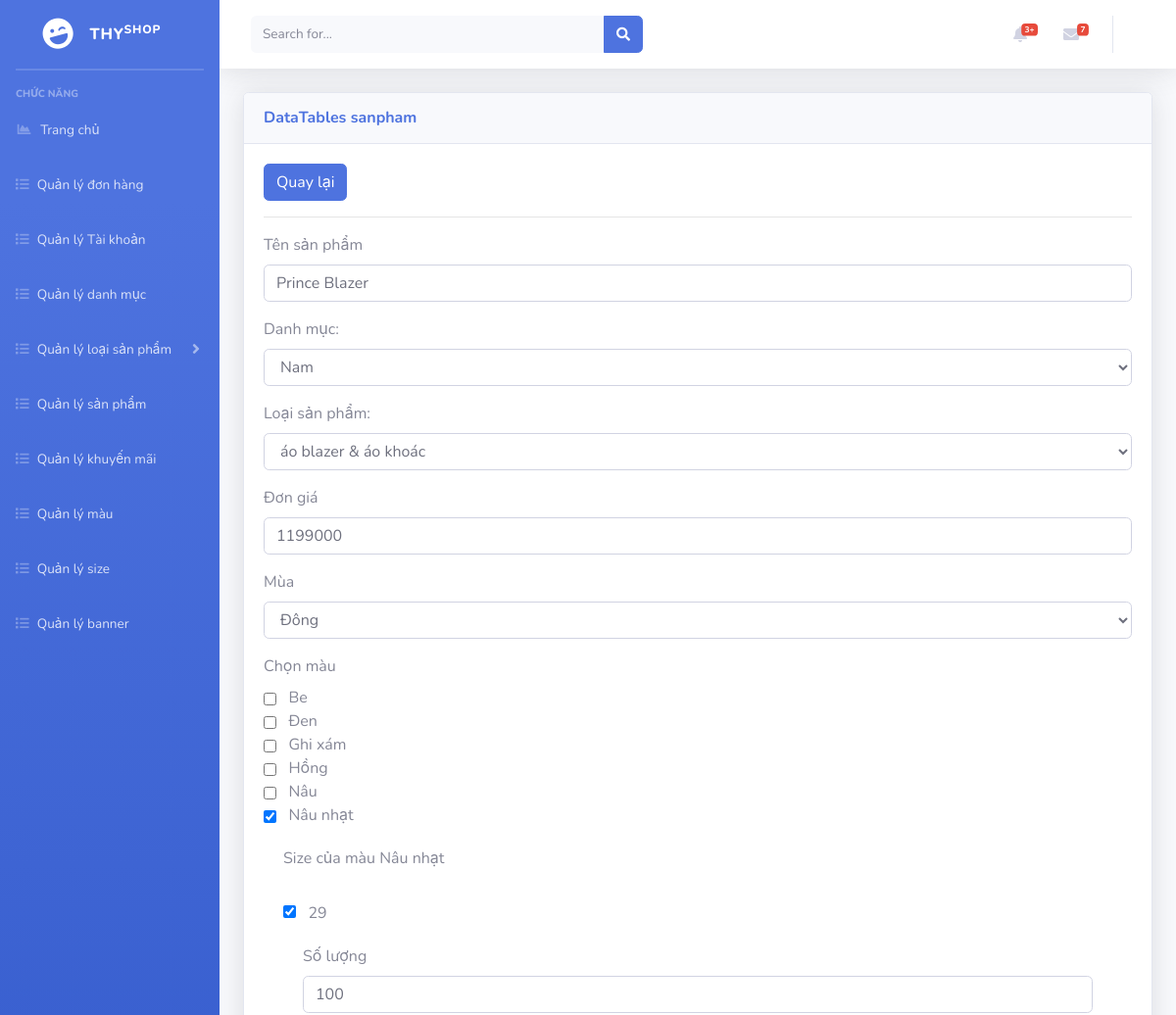
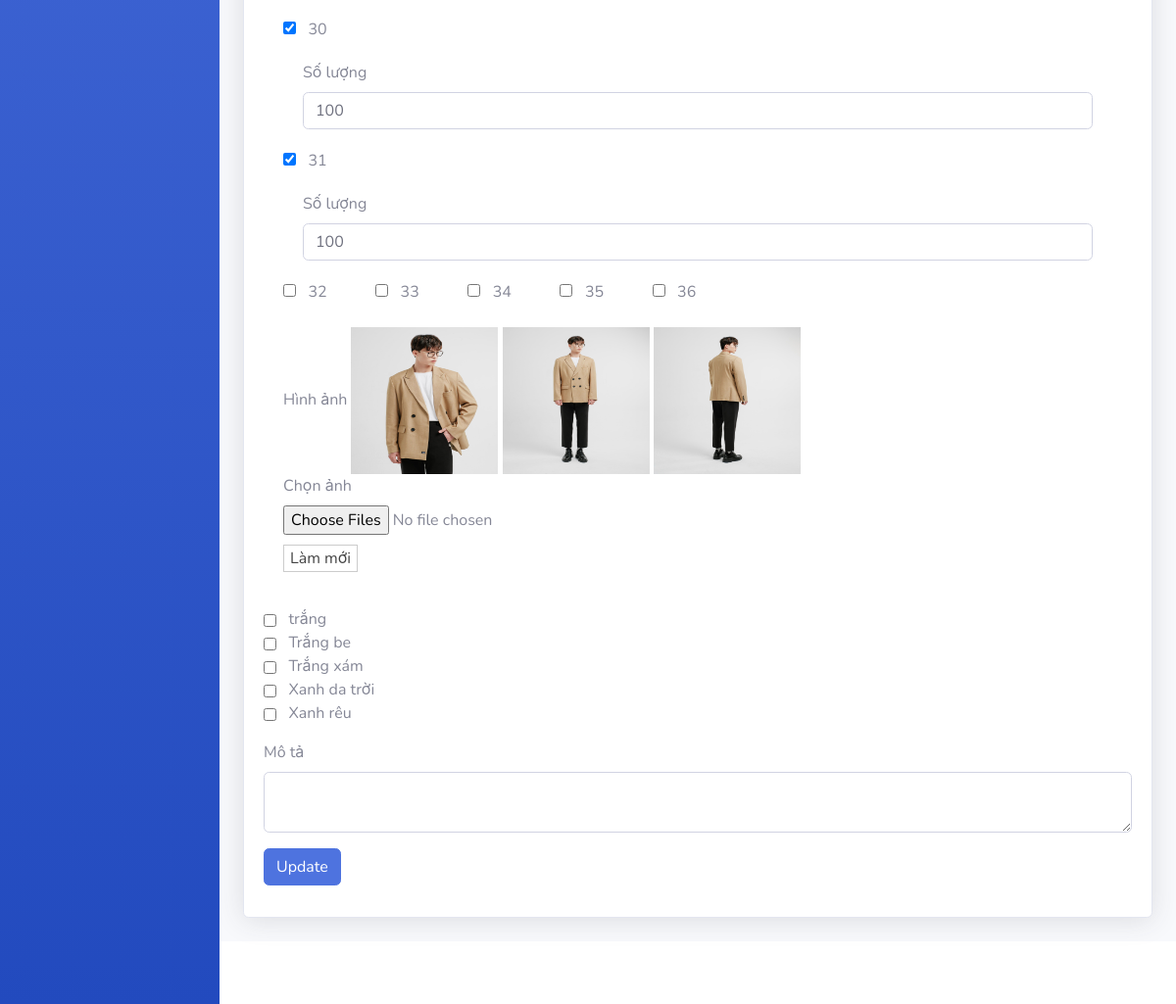
The page /admin/index.php?mod=sanpham&act=edit&id=42 (signed in) on the database its author committed (2 pictures, top to bottom).
### tables this page shows
CREATE TABLE `sanpham` (
  `idSP` int(11) NOT NULL,
  `tenSP` varchar(100) NOT NULL,
  `donGia` decimal(10,0) NOT NULL,
  `mua` char(1) NOT NULL,
  `moTa` text NOT NULL,
  `trangThai` char(1) NOT NULL,
  `idLSP` int(11) NOT NULL
);

CREATE TABLE `danhmuc` (
  `idDM` int(11) NOT NULL,
  `tenDM` varchar(200) NOT NULL,
  `trangThai` varchar(200) NOT NULL
);

CREATE TABLE `loaisanpham` (
  `idLSP` int(11) NOT NULL,
  `tenLSP` varchar(200) NOT NULL,
  `trangThai` char(1) NOT NULL,
  `idDM` int(11) NOT NULL
);

CREATE TABLE `hinhanh` (
  `idAnh` int(11) NOT NULL,
  `linkAnh` varchar(255) NOT NULL,
  `idSP` int(11) NOT NULL,
  `mau` varchar(100) NOT NULL
);

### admin/models/connection.php (called while the page is built, shortened)
<?php
    class Connection{
        function __construct()
        {
            $server_name ="localhost";
            $username ="root";
            $password ="";
            $db_name ="shopthy";
            $this->conn = new mysqli($server_name,$username,$password,$db_name);
        }
    }
?>

### admin/models/model.php (called while the page is built, shortened)
<?php
 require_once('./models/connection.php');
class Model
{
    function __construct()
    {
        $conn_obj = new Connection();
        $this->conn = $conn_obj->conn;
    }
}
?>

### admin/controller/sanPhamController.php (called while the page is built, shortened)
<?php
require_once('./models/sanPhamModel.php');
class sanPhamController
{
    var $sp_model;
    public function __construct()
    {
        $this->sp_model = new sanPhamModel();
    }
    public function getSanPhamById($id)
    {
        $result = $this->sp_model->getSanPhamById($id);
        return $result;
    }
    public function kiemTraMauDaChon($idSP, $mau)
    {
        return $this->sp_model->kiemTraMauDaChon($idSP, $mau);
    }
    public function kiemTraSizeDaChon($idSP, $mau, $size)
    {
        return $this->sp_model->kiemTraSizeDaChon($idSP, $mau, $size);
    }
    public function getAnhByIdSPMau($idSP, $mau)
    {
        return $this->sp_model->getAnhByIdSPMau($idSP, $mau);
    }
    public function kiemTraSoLuong($idSP, $mau, $size)
    {
        return $this->sp_model->kiemTraSoLuong($idSP, $mau, $size);
    }
}

### admin/models/sanPhamModel.php (called while the page is built, shortened)
<?php
require_once('./models/model.php');
class sanPhamModel extends Model
{
    public function getSanPhamById($id)
    {
        $sql = "select * from sanpham where idSP = '$id'";
        $rs = $this->conn->query($sql)->fetch_assoc();
        return $rs;
    }
    public function kiemTraMauDaChon($idSP, $mau)
    {
        $sql = "select mau from size_mau where idSP = '$idSP' and trangThai = 1";
        $rs = $this->conn->query($sql);
        $data = array();
        if ($rs->num_rows > 0) {
            while ($row = $rs->fetch_assoc()) {
                $data[] = $row;
            }
        }
        foreach ($data as $m) {
            if ($m['mau'] == $mau) {
                return true;
            }
        }
        return false;
    }
    public function kiemTraSizeDaChon($idSP, $mau, $size)
    {
        $sql = "select size from size_mau where idSP = '$idSP' and mau = '$mau' and trangThai = 1";
        $rs = $this->conn->query($sql);
        $data = array();
        if ($rs->num_rows > 0) {
            while ($row = $rs->fetch_assoc()) {
                $data[] = $row;
            }
        }
        foreach ($data as $s) {
            if ($s['size'] == $size) {
                return true;
            }
        }
        return false;
    }
    public function getAnhByIdSPMau($idSP, $mau)
    {
        $sql = "select * from hinhanh where idSP = '$idSP' and mau = '$mau'";
        $rs = $this->conn->query($sql);
        $data = array();
        if ($rs->num_rows > 0) {
            while ($row = $rs->fetch_assoc()) {
                $data[] = $row;
            }
        }
        return $data;
    }
    public function kiemTraSoLuong($idSP, $mau, $size)
    {
        $sql = "select soLuong from size_mau where idSP = '$idSP' and mau = '$mau' and size = '$size' and trangThai = 1";
        $rs = $this->conn->query($sql)->fetch_assoc();
        if ($rs) {
            return $rs['soLuong'];
        }
        return 0;
    }
}

### admin/controller/danhMucController.php (called while the page is built, shortened)
<?php
require_once('./models/danhmucModel.php');
class danhMucController
{
    var $dm_model;
    public function __construct()
    {
        $this->dm_model = new DanhMucModel();
    }
    public function getAllDanhMuc()
    {
        $data = $this->dm_model->getAllDanhMuc();
        return $data;
    }
}

### admin/models/danhmucModel.php (called while the page is built, shortened)
<?php
require_once('./models/model.php');
class DanhMucModel extends Model
{
    function getAllDanhMuc()
    {
        $sql = "select * from danhmuc";
        $rs = $this->conn->query($sql);
        $data = array();
        while ($row = $rs->fetch_assoc()) {
            $data[] = $row;
        }
        return $data;
    }
}

### admin/controller/loaiSanPhamController.php (called while the page is built, shortened)
<?php
    require_once('./models/loaiSanPhamModel.php');
    class loaiSanPhamController{
        var $lsp_model;
        public function __construct()
        {
            $this->lsp_model = new loaiSanPhamModel();
        }
        public function getIdDanhmuc($id)
        {
            return $this->lsp_model->getIdDanhMuc($id);
        }
        public function getAllloaiSanPham()
        {
            return $this->lsp_model->getAllLoaiSanPham();
        }
    }

### admin/models/loaiSanPhamModel.php (called while the page is built, shortened)
<?php
require_once("./models/model.php");
class loaiSanPhamModel extends Model
{
    public function getIdDanhMuc($id)
    {
        $query = "select idDM from loaisanpham where idLSP ='$id' ";
        $rs = $this->conn->query($query)->fetch_assoc();
        return $rs['idDM'];
    }
    public function getAllLoaiSanPham()
    {
        $query = "select * from loaisanpham ";
        $rs = $this->conn->query($query);
        $data = array();
        while ($row = $rs->fetch_array()) {
            $data[] = $row;
        }
        return $data;
    }
}

### admin/views/danhmucView.php (called while the page is built, shortened)
<?php
    require_once('./controller/danhMucController.php');
    $controller_dm = new danhMucController();
    $data = $controller_dm->getAllDanhMuc();
?>

### admin/models/mauModel.php (called while the page is built, shortened)
<?php
require_once('./models/model.php');
class mauModel extends Model
{
    function getAllMau()
    {
        $sql = "select * from mau";
        $rs = $this->conn->query($sql);
        $data = array();
        while ($row = $rs->fetch_assoc()) {
            $data[] = $row;
        }
        return $data;
    }
}

### admin/controller/mauController.php (called while the page is built, shortened)
<?php
require_once('./models/mauModel.php');
class mauController
{
    var $m_model;
    public function __construct()
    {
        $this->m_model = new mauModel();
    }
    public function getAllMau()
    {
        return $this->m_model->getAllMau();
    }
}

### admin/controller/sizeController.php (called while the page is built, shortened)
<?php
require_once('./models/sizeModel.php');
class sizeController
{
    var $s_model;
    public function __construct()
    {
        $this->s_model = new sizeModel();
    }
    public function getAllSize()
    {
        return $this->s_model->getAllSize();
    }
}

### admin/models/sizeModel.php (called while the page is built, shortened)
<?php
require_once('./models/model.php');
class sizeModel extends Model
{
    function getAllSize()
    {
        $sql = "select * from size";
        $rs = $this->conn->query($sql);
        $data = array();
        while ($row = $rs->fetch_assoc()) {
            $data[] = $row;
        }
        return $data;
    }
}

### admin/views/sanpham/sanPhamEditView.php (the view, shortened to what this page needs)
<?php
require_once('controller/loaiSanPhamController.php');
require_once('controller/danhMucController.php');
require_once('controller/sanPhamController.php');
require_once('controller/mauController.php');
require_once('controller/sizeController.php');
$lsp_controller = new loaiSanPhamController();
$dm_controller = new danhMucController();
$sp_controller = new sanPhamController();
$m_controller = new mauController();
$s_controller = new sizeController();
$listDM = $dm_controller->getAllDanhMuc();
$idSP = $_GET['id'];
$sanPham = $sp_controller->getSanPhamById($idSP);
?>
<a href="?mod=sanpham" type="button" class="btn btn-primary">Quay lại</a>
<hr>
<table class="table table-bordered" id="dataTable" width="100%" cellspacing="0">
    <form action="?mod=sanpham&act=editCSDL" method="POST" role="form" enctype="multipart/form-data">
        <div class="form-group">
            <label for="">Tên sản phẩm</label>
            <input type="text" class="form-control" id="" placeholder="" name="tenSP" value="<?= $sanPham['tenSP'] ?>" required>
        </div>
        <div class="form-group">
            <label for="cars">Danh mục: </label>
            <select id="" name="idDM" class="form-control" onchange="fetch_select(this.value);">
                <?= $idDM = $lsp_controller->getIdDanhmuc((int)$sanPham['idLSP']) ?>
                <?php foreach ($listDM as $row) { ?>
                    <option <?= ($idDM == $row['idDM']) ? 'selected' : '' ?> value="<?= $row['idDM'] ?>"><?= $row['tenDM'] ?></option>
                <?php } ?>
            </select>
        </div>
        <div class="form-group">
            <label for="cars">Loại sản phẩm: </label>
            <select id="new_select" name="idLSP" class="form-control">
                <?php
                foreach ($lsp_controller->getAllloaiSanPham() as $row) { ?>
                    <option <?= ($sanPham['idLSP'] == $row['idLSP']) ? 'selected' : '' ?> value="<?= $row['idLSP'] ?>"><?= $row['tenLSP'] ?></option>
                <?php } ?>
            </select>
        </div>
        <div class="form-group">
            <label for="">Đơn giá</label>
            <input type="text" class="form-control" id="" placeholder="" name="donGia" value="<?= $sanPham['donGia'] ?>" required>
        </div>
        <div class="form-group">
            <label for="">Mùa</label>
            <select id="" name="mua" class="form-control">
                <option <?= ($sanPham['mua'] == "D") ? 'selected' : '' ?> value="D">Đông</option>
            </select>
        </div>
        <div class="form-group">
            <label for="">Chọn màu</label>
            <div>
                <?php
                $data = array();
                $listMau = $m_controller->getAllMau();
                foreach ($listMau as $mau) {
                    $data[] = $mau['mau'];
                }
                foreach ($data as $key) {
                    $ktChon = $sp_controller->kiemTraMauDaChon($sanPham['idSP'], $key); ?>
                    <input <?= $ktChon ? 'checked' : '' ?> type="checkbox" class="btn btn-primary <?= $ktChon ? '' : 'collapsed' ?>" data-toggle="collapse" href="#<?= str_replace(" ", "_", $key)  ?>" role="button" aria-expanded="<?= $ktChon ? 'true' : 'false' ?>" aria-controls="<?= str_replace(" ", "_", $key) ?>" name="mau[]" value="<?= $key ?>">
                    &nbsp;&nbsp;<?= $key ?>
                    <div class="row">
                        <div class="col">
                            <div class="collapse multi-collapse <?= $ktChon ? 'show' : '' ?>" id="<?= str_replace(" ", "_", $key) ?>">
                                <div class=" card-body">
                                    <label for="">Size của màu <?= $key ?></label>
                                    <?php
                                    $dataSize = array();
                                    $listSize = $s_controller->getAllSize();
                                    foreach ($listSize as $size) {
                                        $dataSize[] = $size['size'];
                                    }
                                    $dem = 1;
                                    foreach ($dataSize as $i) {
                                        $ktSize = $sp_controller->kiemTraSizeDaChon($sanPham['idSP'], $key, $i);
                                        $ktSoLuong = $sp_controller->kiemTraSoLuong($sanPham['idSP'], $key, $i);
                                        if ($dem++ % 8 == 1) {
                                            echo '<br><br>';
                                        } ?>
                                        <input class="<?= $ktSize ? '' : 'collapsed' ?>" <?= $ktSize ? 'checked' : '' ?> type="checkbox" name="<?= str_replace(" ", "_", $key) ?>_size[]" value="<?= $i ?>" data-toggle="collapse" href="#<?= str_replace(" ", "_", $key) . "_" . $i ?>_soLuong" role="button" aria-expanded="<?= $ktSize ? 'true' : 'false' ?>" aria-controls="<?= str_replace(" ", "_", $key) . "_" . $i ?>_soLuong">
                                        &nbsp;&nbsp;<?= $i ?>
                                        <div class="collapse multi-collapse <?= $ktSize ? 'show' : '' ?>" id="<?= str_replace(" ", "_", $key) . "_" . $i ?>_soLuong">
                                            <div class=" card-body">
                                                <label for="">Số lượng</label>
                                                <input type="text" class="form-control" id="" placeholder="" name="<?= str_replace(" ", "_", $key) . "_" . $i ?>_soLuong" value="<?= $ktSoLuong ?>">
                                            </div>
                                        </div>
                                    <?php } ?>
                                    <br>
                                    <br>
                                    <?php
                                    $listAnh = $sp_controller->getAnhByIdSPMau($_GET['id'], $key);
                                    if (count($listAnh) > 0) {
                                        echo 'Hình ảnh';
                                    }
                                    foreach ($listAnh as $anh) {
                                    ?>
                                        <img style="width: 150px; height: 150px;" src="../assets/img/products/<?= $anh['linkAnh'] ?>">
                                    <?php
                                    }
                                    ?>
                                    <?php $idAnh = $sanPham['idSP'] . "_" . str_replace(" ", "_", $key) ?>
                                    <div class="form-group" id="formUpload<?= $idAnh ?>">
                                        <label>Chọn ảnh</label><br>
                                        <input type="file" name="<?= $idAnh ?>_img_file[]" multiple="true" onchange="<?= 'previewImg' . $idAnh . '(event)' ?>;" id="<?= $idAnh ?>_img_file" accept="image/*">
                                        <button type="reset" class="btn-reset">Làm mới</button>
                                    </div>
                                </div>
                            </div>
                        </div>
                    </div>
                <?php
                }
                ?>
            </div>
        </div>
        <div class="form-group">
            <label for="">Mô tả</label>
            <textarea class="form-control" id="moTa" placeholder="" name="MoTa" value="<?= $sanPham['moTa'] ?>"></textarea>
        </div>
        <button type="submit" class="btn btn-primary">Update</button>
    </form>
</table>

### admin/views/sanpham/sanPhamEditView.php (style rules this page uses)
button.btn-reset { background-color: #fff; border: 1px solid #ccc; color: #444; margin-top: 5px; }

### rows shown on the page
sanpham: tenSP "Prince Blazer", idDM "Nam", idLSP "áo blazer & áo khoác", donGia "1199000", mua "Đông"
hinhanh: linkAnh (picture)
hinhanh: linkAnh (picture)
hinhanh: linkAnh (picture)

### other values the page prints
$mod "sanpham"
$key "Be"
$key "Đen"
$key "Ghi xám"
$key "Hồng"
$key "Nâu"
$key "Nâu nhạt"
$i "29"
$i "30"
$i "31"
$i "32"
$i "33"
$i "34"
$i "35"
$i "36"
